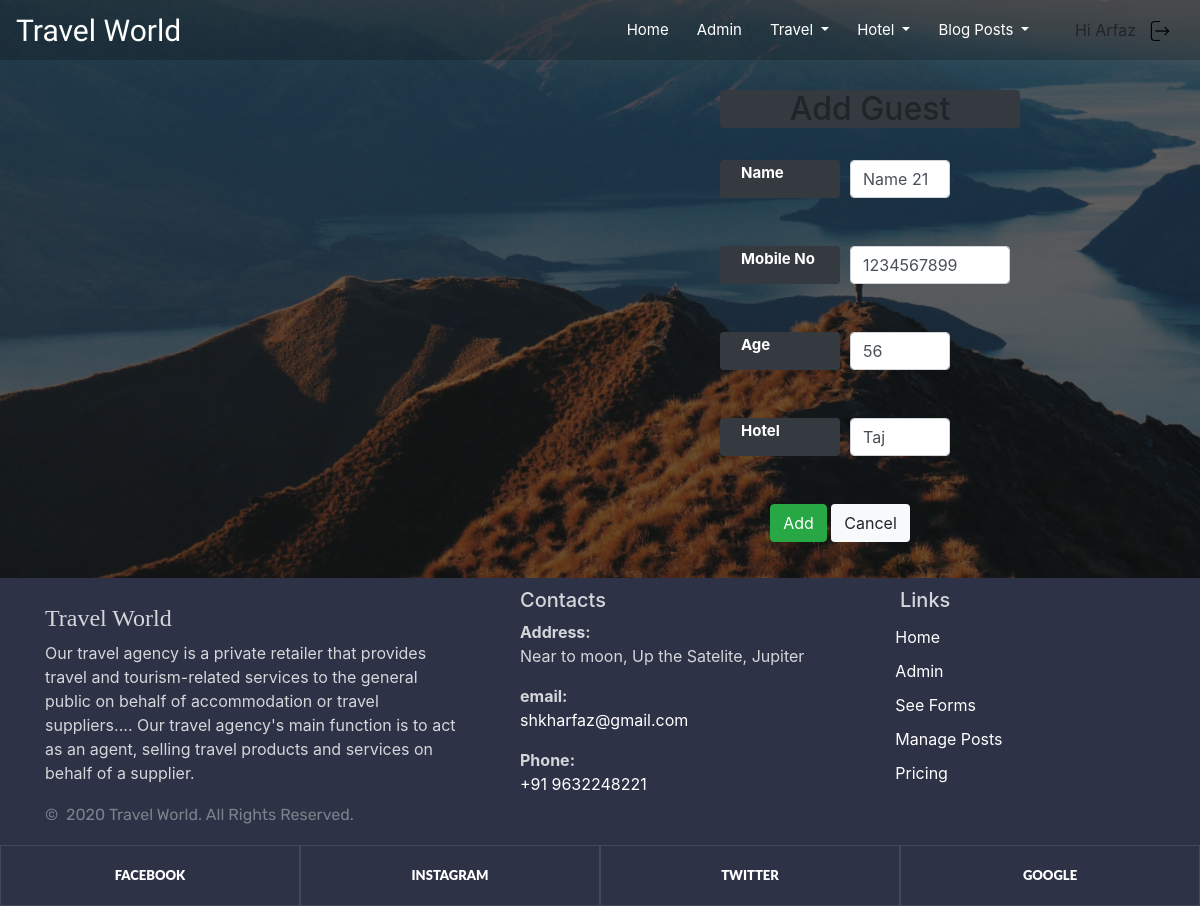
The app's page /api/guest-edit/4 (signed in) with its own data.
### api/models.py (models this page shows)
class GuestReservation(models.Model):
    customer_name = models.CharField(max_length=255, verbose_name='Customer Name')
    mobileNumber = models.IntegerField(null=False, blank=False, verbose_name='Mobile No', unique=True)
    Age = models.IntegerField()
    hotel = models.CharField(max_length=255, verbose_name='Hotel Name')
    room_number = models.CharField(max_length=255, null=False)

### api/views.py (the view)
# urls.py: path('guest-edit/<int:pk>', views.guest_edit, name="guest_edit"),
@login_required(login_url='/login/')
def guest_edit(request, pk):
    guest = get_object_or_404(GuestReservation, pk=pk)
    form = GuestForm(request.POST or None, instance=guest)
    if form.is_valid():
        form.save()
        return redirect('api:guest_list')
    return render(request, 'api/guest_form.html', {'form': form})

### api/forms.py
class GuestForm(forms.ModelForm):
    class Meta:
        model = GuestReservation
        fields = '__all__'

### templates/api/guest_form.html (shortened to what this page needs)
{% extends "core/base.html" %}
{% load static %}
{% load form_field %}
{% load widget_tweaks %}
{% block content %}
<div style="padding-top:70px;" class="background111">
    <form action="" method="post">
        <div style="margin-left:50%; margin-top:20px; ">
            <div style=" text-align:center;margin-left:20%;width:50%;" class="bg-dark rounded"><h2>Add Guest</h2></div>
            <div class="container" style="width:60%;">
                <div class="row">
                    <div class="col-md-4 bg-dark rounded">
                        <span class="badge" style="color:white; font-size:15px; ">Name</span>
                    </div>
                    <div class="col-md-4">
                        <div id="name1" class="form-row ">
                            {{form.customer_name|add_class:"form-control disabled"}}
                        </div>
                    </div>
                </div>
            </div>
            <br> <br>
            <div class="container" style="width:60%;">
                <div class="row">
                    <div class="col-md-4 bg-dark rounded">
                        <span class="badge" style="color:white; font-size:15px; ">Mobile No</span>
                    </div>
                    <div class="col-md-6">
                        <div id="name2" class="form-row">
                            {{form.mobileNumber|add_class:"form-control"}}
                        </div>
                    </div>
                </div>
            </div>
            <br> <br>
            <div class="container" style="width:60%;">
                <div class="row">
                    <div class="col-md-4 bg-dark rounded">
                        <span class="badge" style="color:white; font-size:15px; ">Age</span>
                    </div>
                    <div class="col-md-4">
                        <div id="name3" class="form-row">
                            {{form.Age|add_class:"form-control"}}
                        </div>
                    </div>
                </div>
            </div>
            <br> <br>
            <div class="container" style="width:60%;">
                <div class="row">
                    <div class="col-md-4 bg-dark rounded">
                        <span class="badge" style="color:white; font-size:15px; ">Hotel</span>
                    </div>
                    <div class="col-md-4">
                        <div id="name4" class="form-row">
                            {{form.hotel|add_class:"form-control"}}
                        </div>
                    </div>
                </div>
            </div>
            <br> <br>
        </div>
    <div class="container" style=" margin-left:40%;width:60%;padding-bottom:20px; ">
        <div class="d-flex justify-content-center">
            {% if object %}
            <div class="form-group">
                <button class="btn btn-success" type="submit" value="save">
                    <span class="glyphicon glyphicon-ok"></span>Save
                </button>
                {% else %}
                <div class="form-group">
                    <button class="btn btn-success" type="submit" value="Submit">
                        Add
                    </button>
                    {% endif %}
                    <a href="{% url 'api:guest_list' %}" class="btn bg-default bg-light"> Cancel</a>
                </div>
            </div>
        </div>
    </div>
{% endblock %}

### templates/core/Navbar.html (shortened to what this page needs)
{% load static %}
<nav class="navbar navbar-expand-lg fixed-top py-2 navbar-inverse">
    <a class="navbar-brand" href="{% url 'core:index' %}">Travel World</a>
    {% if user.is_authenticated %}
    <div class="collapse navbar-collapse" id="navbarSupportedContent">
        <ul class="navbar-nav ml-auto">
            <li class="nav-item cool-link">
                <a class="nav-link " href="{% url 'core:index'%}">Home</a>
            </li>
            {% if user.is_superuser %}
            <li class="nav-item cool-link"><a class="nav-link" href="/admin">Admin</a></li>
            <li class="nav-item dropdown cool-link">
                <a class="nav-link dropdown-toggle" href="{% url 'core:project' %}" role="button"
                   data-toggle="dropdown" aria-haspopup="true">
                    Travel
                </a>
            </li>
                        <li class="nav-item dropdown cool-link">
                <a class="nav-link dropdown-toggle" href="{% url 'api:guest_list' %}" role="button"
                   data-toggle="dropdown" aria-haspopup="true">
                    Hotel
                </a>
            </li>
            <li class="nav-item dropdown cool-link">
                <a class="nav-link dropdown-toggle" href="{% url 'core:posts' %}" role="button"
                   data-toggle="dropdown" aria-haspopup="true">
                    Blog Posts
                </a>
            </li>
            {% endif %}
            <li style="margin-top:13px;" class="nav-item">Hi {{user.username|title}}</li>
            <li id="logout" class="nav-item ">
                <a class="nav-link" href="{% url 'admin:logout' %}">
                    <img width="20px" height="20px" src="{% static 'images/logout.png' %} ">
                </a>
            </li>
        </ul>
    </div>
    {% endif %}
</nav>

### static/css/blog.css (style rules this page uses)
h1, h2, h3, h4, h5, h6 { font-family: "Playfair Display", Georgia, "Times New Roman", serif; }

### records on screen
GuestReservation: customer_name "Name 21", mobileNumber "1234567899", Age "56", hotel "Taj"

### other values on screen
{{ user.username|title }} "Arfaz"
